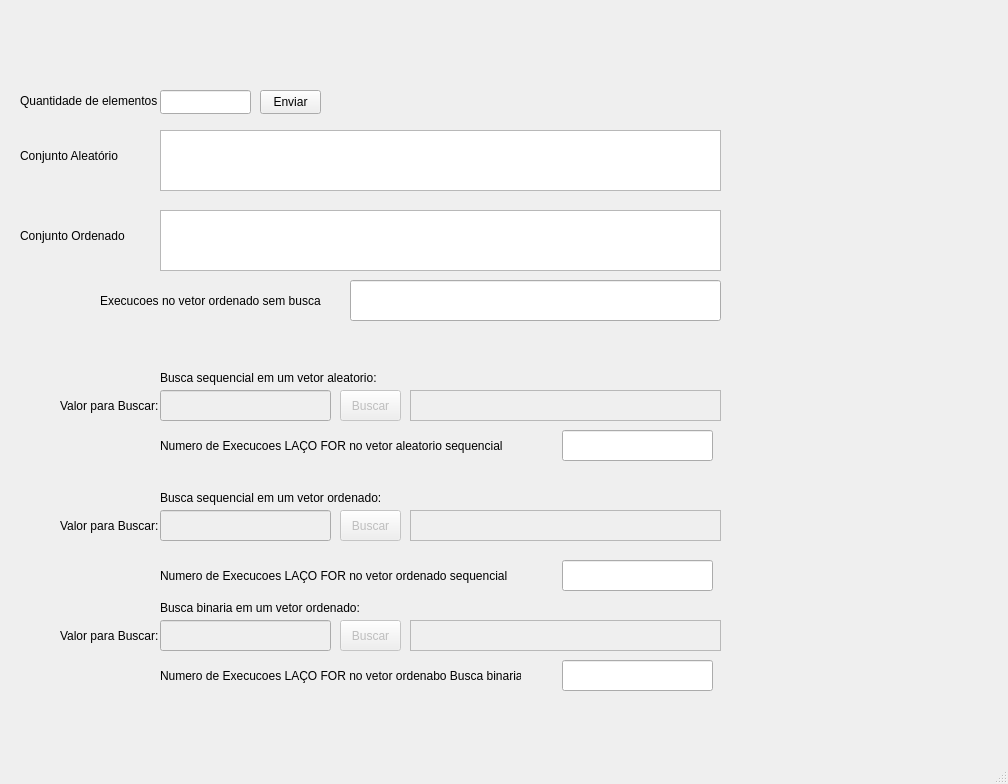
<?xml version="1.0" encoding="UTF-8"?>
<ui version="4.0">
 <class>MainWindow</class>
 <widget class="QMainWindow" name="MainWindow">
  <property name="geometry">
   <rect>
    <x>0</x>
    <y>0</y>
    <width>1008</width>
    <height>784</height>
   </rect>
  </property>
  <property name="windowTitle">
   <string>MainWindow</string>
  </property>
  <widget class="QWidget" name="centralwidget">
   <widget class="QPushButton" name="pushButton_Tamanho">
    <property name="geometry">
     <rect>
      <x>260</x>
      <y>90</y>
      <width>61</width>
      <height>24</height>
     </rect>
    </property>
    <property name="text">
     <string>Enviar</string>
    </property>
   </widget>
   <widget class="QPushButton" name="pushButton_Buscar_2">
    <property name="enabled">
     <bool>false</bool>
    </property>
    <property name="geometry">
     <rect>
      <x>340</x>
      <y>620</y>
      <width>61</width>
      <height>31</height>
     </rect>
    </property>
    <property name="text">
     <string>Buscar</string>
    </property>
   </widget>
   <widget class="QLabel" name="label_COri_2">
    <property name="geometry">
     <rect>
      <x>20</x>
      <y>200</y>
      <width>111</width>
      <height>71</height>
     </rect>
    </property>
    <property name="text">
     <string>Conjunto Ordenado</string>
    </property>
   </widget>
   <widget class="QTextEdit" name="textEdit_Conjunto">
    <property name="geometry">
     <rect>
      <x>160</x>
      <y>130</y>
      <width>561</width>
      <height>61</height>
     </rect>
    </property>
    <property name="font">
     <font>
      <family>MS UI Gothic</family>
      <pointsize>11</pointsize>
     </font>
    </property>
    <property name="readOnly">
     <bool>true</bool>
    </property>
   </widget>
   <widget class="QLabel" name="label_3">
    <property name="geometry">
     <rect>
      <x>60</x>
      <y>510</y>
      <width>101</width>
      <height>31</height>
     </rect>
    </property>
    <property name="text">
     <string>Valor para Buscar:</string>
    </property>
   </widget>
   <widget class="QLineEdit" name="lineEdit_Valor_2">
    <property name="enabled">
     <bool>false</bool>
    </property>
    <property name="geometry">
     <rect>
      <x>160</x>
      <y>620</y>
      <width>171</width>
      <height>31</height>
     </rect>
    </property>
    <property name="font">
     <font>
      <family>MS UI Gothic</family>
      <pointsize>14</pointsize>
     </font>
    </property>
   </widget>
   <widget class="QLabel" name="label_Tam">
    <property name="geometry">
     <rect>
      <x>20</x>
      <y>90</y>
      <width>141</width>
      <height>21</height>
     </rect>
    </property>
    <property name="text">
     <string>Quantidade de elementos</string>
    </property>
   </widget>
   <widget class="QTextEdit" name="textEdit_Buscar">
    <property name="enabled">
     <bool>false</bool>
    </property>
    <property name="geometry">
     <rect>
      <x>410</x>
      <y>510</y>
      <width>311</width>
      <height>31</height>
     </rect>
    </property>
    <property name="readOnly">
     <bool>true</bool>
    </property>
   </widget>
   <widget class="QLabel" name="label_5">
    <property name="geometry">
     <rect>
      <x>160</x>
      <y>490</y>
      <width>561</width>
      <height>16</height>
     </rect>
    </property>
    <property name="text">
     <string>Busca sequencial em um vetor ordenado:</string>
    </property>
   </widget>
   <widget class="QLabel" name="label_6">
    <property name="geometry">
     <rect>
      <x>60</x>
      <y>620</y>
      <width>101</width>
      <height>31</height>
     </rect>
    </property>
    <property name="text">
     <string>Valor para Buscar:</string>
    </property>
   </widget>
   <widget class="QPushButton" name="pushButton">
    <property name="enabled">
     <bool>false</bool>
    </property>
    <property name="geometry">
     <rect>
      <x>340</x>
      <y>510</y>
      <width>61</width>
      <height>31</height>
     </rect>
    </property>
    <property name="text">
     <string>Buscar</string>
    </property>
   </widget>
   <widget class="QTextEdit" name="textEdit_Buscar_Bin">
    <property name="enabled">
     <bool>false</bool>
    </property>
    <property name="geometry">
     <rect>
      <x>410</x>
      <y>620</y>
      <width>311</width>
      <height>31</height>
     </rect>
    </property>
    <property name="readOnly">
     <bool>true</bool>
    </property>
   </widget>
   <widget class="QLabel" name="label_COri">
    <property name="geometry">
     <rect>
      <x>20</x>
      <y>120</y>
      <width>111</width>
      <height>71</height>
     </rect>
    </property>
    <property name="text">
     <string>Conjunto Aleatório</string>
    </property>
   </widget>
   <widget class="QLineEdit" name="lineEdit_Tamanho">
    <property name="geometry">
     <rect>
      <x>160</x>
      <y>90</y>
      <width>91</width>
      <height>24</height>
     </rect>
    </property>
    <property name="font">
     <font>
      <family>MS UI Gothic</family>
      <pointsize>14</pointsize>
     </font>
    </property>
   </widget>
   <widget class="QTextEdit" name="textEdit_Ordenado">
    <property name="geometry">
     <rect>
      <x>160</x>
      <y>210</y>
      <width>561</width>
      <height>61</height>
     </rect>
    </property>
    <property name="font">
     <font>
      <family>MS UI Gothic</family>
      <pointsize>11</pointsize>
     </font>
    </property>
    <property name="readOnly">
     <bool>true</bool>
    </property>
   </widget>
   <widget class="QLineEdit" name="lineEdit_Valor">
    <property name="enabled">
     <bool>false</bool>
    </property>
    <property name="geometry">
     <rect>
      <x>160</x>
      <y>510</y>
      <width>171</width>
      <height>31</height>
     </rect>
    </property>
    <property name="font">
     <font>
      <family>MS UI Gothic</family>
      <pointsize>14</pointsize>
     </font>
    </property>
   </widget>
   <widget class="QLabel" name="label_7">
    <property name="geometry">
     <rect>
      <x>160</x>
      <y>600</y>
      <width>561</width>
      <height>16</height>
     </rect>
    </property>
    <property name="text">
     <string>Busca binaria em um vetor ordenado:</string>
    </property>
   </widget>
   <widget class="QPushButton" name="pushButton_BuscaAle">
    <property name="enabled">
     <bool>false</bool>
    </property>
    <property name="geometry">
     <rect>
      <x>340</x>
      <y>390</y>
      <width>61</width>
      <height>31</height>
     </rect>
    </property>
    <property name="text">
     <string>Buscar</string>
    </property>
   </widget>
   <widget class="QLabel" name="label_8">
    <property name="geometry">
     <rect>
      <x>60</x>
      <y>390</y>
      <width>101</width>
      <height>31</height>
     </rect>
    </property>
    <property name="text">
     <string>Valor para Buscar:</string>
    </property>
   </widget>
   <widget class="QTextEdit" name="textEdit_Buscar_ale">
    <property name="enabled">
     <bool>false</bool>
    </property>
    <property name="geometry">
     <rect>
      <x>410</x>
      <y>390</y>
      <width>311</width>
      <height>31</height>
     </rect>
    </property>
    <property name="readOnly">
     <bool>true</bool>
    </property>
   </widget>
   <widget class="QLineEdit" name="lineEdit_Valor_3">
    <property name="enabled">
     <bool>false</bool>
    </property>
    <property name="geometry">
     <rect>
      <x>160</x>
      <y>390</y>
      <width>171</width>
      <height>31</height>
     </rect>
    </property>
    <property name="font">
     <font>
      <family>MS UI Gothic</family>
      <pointsize>14</pointsize>
     </font>
    </property>
   </widget>
   <widget class="QLabel" name="label_9">
    <property name="geometry">
     <rect>
      <x>160</x>
      <y>370</y>
      <width>561</width>
      <height>16</height>
     </rect>
    </property>
    <property name="text">
     <string>Busca sequencial em um vetor aleatorio:</string>
    </property>
   </widget>
   <widget class="QLineEdit" name="lineEdit_Exec_Vet">
    <property name="geometry">
     <rect>
      <x>350</x>
      <y>280</y>
      <width>371</width>
      <height>41</height>
     </rect>
    </property>
   </widget>
   <widget class="QLabel" name="label_10">
    <property name="geometry">
     <rect>
      <x>100</x>
      <y>280</y>
      <width>231</width>
      <height>41</height>
     </rect>
    </property>
    <property name="text">
     <string>Execucoes no vetor ordenado sem busca</string>
    </property>
   </widget>
   <widget class="QLineEdit" name="lineEdit_Exec_Seq_Ale">
    <property name="geometry">
     <rect>
      <x>562</x>
      <y>430</y>
      <width>151</width>
      <height>31</height>
     </rect>
    </property>
   </widget>
   <widget class="QLabel" name="label_12">
    <property name="geometry">
     <rect>
      <x>160</x>
      <y>430</y>
      <width>391</width>
      <height>31</height>
     </rect>
    </property>
    <property name="text">
     <string>Numero de Execucoes LAÇO FOR no vetor aleatorio sequencial</string>
    </property>
   </widget>
   <widget class="QLineEdit" name="lineEdit_Exec_Seq_Ord">
    <property name="geometry">
     <rect>
      <x>562</x>
      <y>560</y>
      <width>151</width>
      <height>31</height>
     </rect>
    </property>
   </widget>
   <widget class="QLineEdit" name="lineEdit_Exec_Bus_Bin">
    <property name="geometry">
     <rect>
      <x>562</x>
      <y>660</y>
      <width>151</width>
      <height>31</height>
     </rect>
    </property>
   </widget>
   <widget class="QLabel" name="label_13">
    <property name="geometry">
     <rect>
      <x>160</x>
      <y>560</y>
      <width>361</width>
      <height>31</height>
     </rect>
    </property>
    <property name="text">
     <string>Numero de Execucoes LAÇO FOR no vetor ordenado sequencial</string>
    </property>
   </widget>
   <widget class="QLabel" name="label_14">
    <property name="geometry">
     <rect>
      <x>160</x>
      <y>660</y>
      <width>361</width>
      <height>31</height>
     </rect>
    </property>
    <property name="text">
     <string>Numero de Execucoes LAÇO FOR no vetor ordenabo Busca binaria</string>
    </property>
   </widget>
  </widget>
  <widget class="QMenuBar" name="menubar">
   <property name="geometry">
    <rect>
     <x>0</x>
     <y>0</y>
     <width>1008</width>
     <height>21</height>
    </rect>
   </property>
  </widget>
  <widget class="QStatusBar" name="statusbar"/>
 </widget>
 <resources/>
 <connections/>
</ui>
